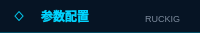
           <widget class="QWidget" name="panelHeader" native="true">
            <property name="sizePolicy">
             <sizepolicy hsizetype="Preferred" vsizetype="Fixed">
              <horstretch>0</horstretch>
              <verstretch>0</verstretch>
             </sizepolicy>
            </property>
            <property name="minimumSize">
             <size>
              <width>0</width>
              <height>33</height>
             </size>
            </property>
            <property name="maximumSize">
             <size>
              <width>16777215</width>
              <height>33</height>
             </size>
            </property>
            <property name="styleSheet">
             <string notr="true">background: qlineargradient(x1:0, y1:0, x2:1, y2:0,
    stop:0 rgba(0,212,255,0.08),
    stop:1 transparent);
border-bottom: 1px solid rgba(0, 212, 255, 0.3);
min-height: 32px;
max-height: 32px;
background-color: #061424;</string>
            </property>
            <layout class="QHBoxLayout" name="horizontalLayout_12">
             <property name="leftMargin">
              <number>0</number>
             </property>
             <property name="topMargin">
              <number>0</number>
             </property>
             <property name="rightMargin">
              <number>0</number>
             </property>
             <property name="bottomMargin">
              <number>0</number>
             </property>
             <item>
              <layout class="QHBoxLayout" name="horizontalLayout_11">
               <property name="spacing">
                <number>8</number>
               </property>
               <property name="leftMargin">
                <number>12</number>
               </property>
               <property name="rightMargin">
                <number>12</number>
               </property>
               <item>
                <widget class="QLabel" name="panelHeaderIcon">
                 <property name="styleSheet">
                  <string notr="true">QLabel#panelHeaderIcon {
    color: rgb(0, 212, 255);
    font-size: 14px;
    font-weight: bold;
    min-width: 16px;
    max-width: 16px;
    background: transparent;
    border: none;
}</string>
                 </property>
                 <property name="text">
                  <string>◇</string>
                 </property>
                </widget>
               </item>
               <item>
                <widget class="QLabel" name="panelHeaderTitle">
                 <property name="sizePolicy">
                  <sizepolicy hsizetype="Expanding" vsizetype="Expanding">
                   <horstretch>0</horstretch>
                   <verstretch>0</verstretch>
                  </sizepolicy>
                 </property>
                 <property name="styleSheet">
                  <string notr="true">QLabel#panelHeaderTitle {
    color: rgb(0, 212, 255);
    font-size: 12px;
    font-weight: 600;
    padding-left: 2px;
}</string>
                 </property>
                 <property name="text">
                  <string>参数配置</string>
                 </property>
                </widget>
               </item>
               <item>
                <widget class="QLabel" name="panelHeaderBadge">
                 <property name="sizePolicy">
                  <sizepolicy hsizetype="Fixed" vsizetype="Fixed">
                   <horstretch>0</horstretch>
                   <verstretch>0</verstretch>
                  </sizepolicy>
                 </property>
                 <property name="minimumSize">
                  <size>
                   <width>0</width>
                   <height>36</height>
                  </size>
                 </property>
                 <property name="maximumSize">
                  <size>
                   <width>16777215</width>
                   <height>36</height>
                  </size>
                 </property>
                 <property name="styleSheet">
                  <string notr="true">QLabel#panelHeaderBadge {
    color: rgba(220, 235, 255, 140);
    font-size: 9px;
	border: transparent;
    padding: 2px 6px;
    background-color: transparent;
}</string>
                 </property>
                 <property name="text">
                  <string>RUCKIG</string>
                 </property>
                 <property name="alignment">
                  <set>Qt::AlignRight|Qt::AlignTrailing|Qt::AlignVCenter</set>
                 </property>
                </widget>
               </item>
              </layout>
             </item>
            </layout>
           </widget>
